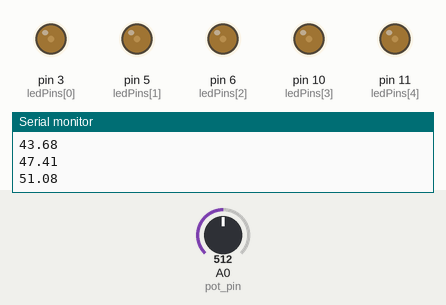
Bench run of a sketch on a simulated Arduino Uno, built with avr-gcc and run on an emulated ATmega328P. On the bench: output pins drawn as LEDs (lit = HIGH), the last lines printed to the serial monitor. Inputs (shaded band) come from the test bench; at power-on: A0 (pot_pin) = 512.

Above: at 1.26 s.
1.3 s: A0 (pot_pin) set to 0
2.8 s: A0 (pot_pin) set to 306
At 3.05 s:
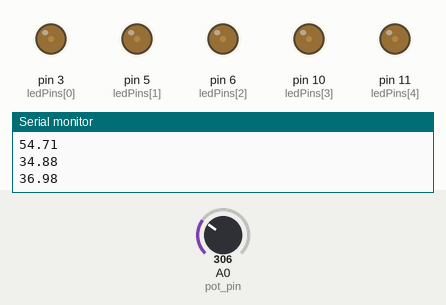
5.8 s: A0 (pot_pin) set to 716
At 12.9 s:
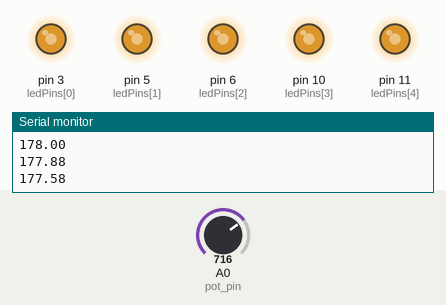
Timing chart, 0 to 17.8 s (numbered marks = the images above; inputs shaded):
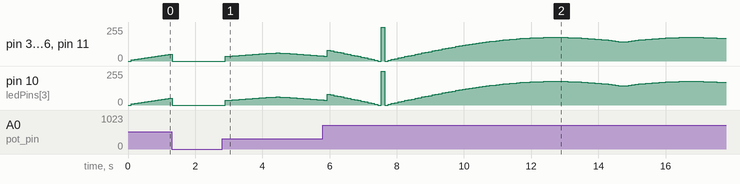

The sketch:

sketch_fade_v2.ino
```cpp
float intensity=3;
float amplitude;
float change = 2.55;
int pot_pin = A0;
int no_intensity = 0;
int led_1 = 3;
int led_2 = 5;
int led_3 = 6;
int led_4 = 10;
int led_5 = 11;
int ledPins[] = {3,5,6,10,11};
int start;

#define PI 3.1415926535897932384626433832795


void setup() {
  Serial.begin(9600);

  for (int i = 0; i < 5; i++){
   pinMode(ledPins[i], OUTPUT);
  }
  start = true;
}

void loop() {
  // read if pot has been turned on

  start = map (analogRead(pot_pin), 0, 1023, 0, 255);
  //Serial.println(start);

  // if the pot is turned on, fade in and out
  if (start>0){
      if (intensity < 0 || intensity >= start){
      change = -change;
    }
  delay(100);

  intensity += change;

  amplitude = start * sin(PI * intensity/255);
  Serial.println(amplitude);


  for (int i = 0; i<5; i++){
    analogWrite(ledPins[i], amplitude);
    }

  }

  else {
    start = false;
    for (int i = 0; i < 5; i++) {
      analogWrite(ledPins[i], no_intensity);
    }
  }
}


// 2500 = 2.5 seconds
// delay = 1/5 of a second

//sensor reading in middle to interrupt
//capacitor to smooth change
```

Measured:
- after the input at 2.8 s, pin 3 (ledPins[0]), pin 5 (ledPins[1]), pin 6 (ledPins[2]), pin 10 (ledPins[3]), pin 11 (ledPins[4]): rises from 0/255 to 61/255 in 1.5 s, then falls to 39/255 in 1.3 s
